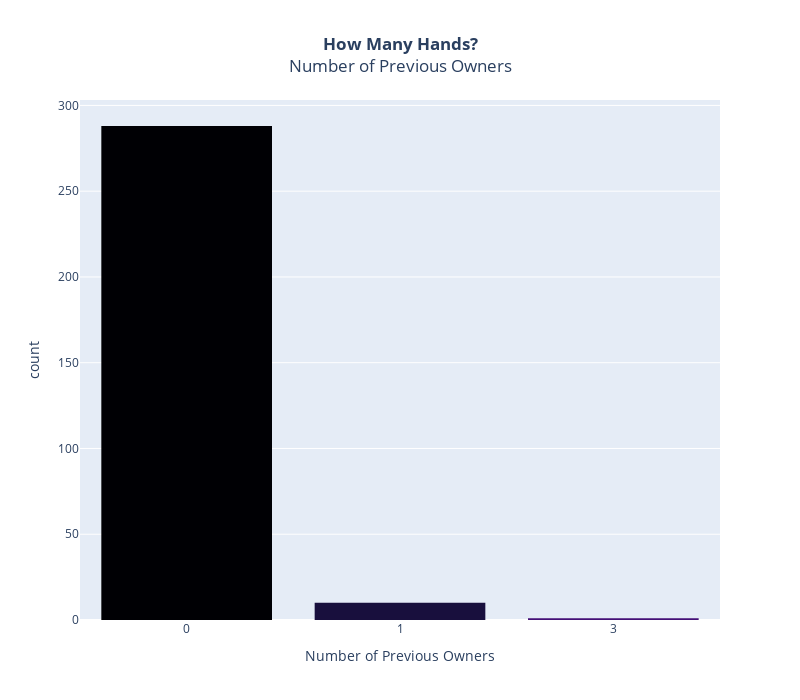

Notebook code cell kept with this figure:
### Markdown cell above
#### Number of Previous Owners

### Code cell
fig = px.histogram(
    df_cleaned,
    x='Owner',
    color='Owner',
    color_discrete_sequence=px.colors.sequential.Magma,
    title='<b>How Many Hands?</b><br>Number of Previous Owners',
    labels={'Owner': 'Number of Previous Owners', 'count': 'Count'},
    width=800,
    height=700,
    # Force categorical treatment:
    category_orders={"Owner": sorted(df_cleaned['Owner'].unique())}
)

# Additional formatting to ensure clean display
fig.update_layout(
    showlegend=False,
    title_x=0.5,
    xaxis=dict(
        type='category',  # Treat as categorical
        tickmode='array',
        tickvals=sorted(df_cleaned['Owner'].unique())  # Only show existing values
    ),
    bargap=0.2
)

fig.show()

### Figure 1 — Plotly figure (JSON) as saved in the notebook; plotly's stock layout.template omitted (floating-point values rounded to 4 significant figures; data arrays with more than 128 entries replaced by an {"elided": "..."} marker saying what was removed)
{"data": [{"alignmentgroup": "True", "bingroup": "x", "hovertemplate": "Number of Previous Owners=%{x}<br>count=%{y}<extra></extra>", "legendgroup": "0", "marker": {"color": "#000004", "pattern": {"shape": ""}}, "name": "0", "offsetgroup": "0", "orientation": "v", "showlegend": true, "type": "histogram", "x": {"elided": "288 int values"}, "xaxis": "x", "yaxis": "y"}, {"alignmentgroup": "True", "bingroup": "x", "hovertemplate": "Number of Previous Owners=%{x}<br>count=%{y}<extra></extra>", "legendgroup": "1", "marker": {"color": "#180f3d", "pattern": {"shape": ""}}, "name": "1", "offsetgroup": "1", "orientation": "v", "showlegend": true, "type": "histogram", "x": [1, 1, 1, 1, 1, 1, 1, 1, 1, 1], "xaxis": "x", "yaxis": "y"}, {"alignmentgroup": "True", "bingroup": "x", "hovertemplate": "Number of Previous Owners=%{x}<br>count=%{y}<extra></extra>", "legendgroup": "3", "marker": {"color": "#440f76", "pattern": {"shape": ""}}, "name": "3", "offsetgroup": "3", "orientation": "v", "showlegend": true, "type": "histogram", "x": [3], "xaxis": "x", "yaxis": "y"}], "layout": {"bargap": 0.2, "barmode": "relative", "height": 700, "legend": {"title": {"text": "Number of Previous Owners"}, "tracegroupgap": 0}, "showlegend": false, "title": {"text": "<b>How Many Hands?</b><br>Number of Previous Owners", "x": 0.5}, "width": 800, "xaxis": {"anchor": "y", "autorange": true, "categoryarray": [0, 1, 3], "categoryorder": "array", "domain": [0, 1], "range": [-0.5, 2.5], "tickmode": "array", "tickvals": [0, 1, 3], "title": {"text": "Number of Previous Owners"}, "type": "category"}, "yaxis": {"anchor": "x", "autorange": true, "domain": [0, 1], "range": [0, 303.2], "title": {"text": "count"}}}}
